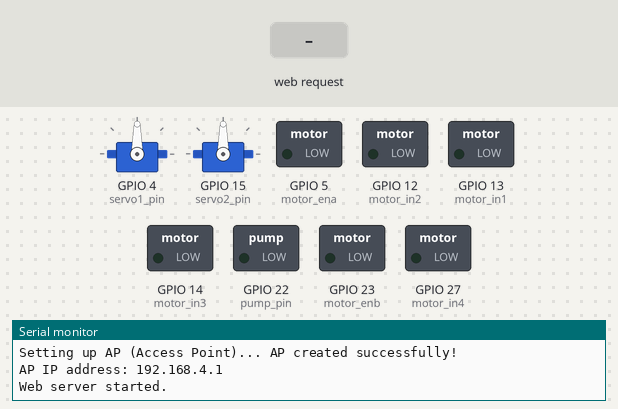
Simulated run of this sketch. Board: ESP32. On the bench: 2 × servo, switched loads named in the sketch (green lamp = pin HIGH), the last lines printed to the serial monitor. The inputs (shaded band) are chosen by the test bench.

Above: at 1.2 s.
1.3 s: HTTP request GET /control?action=forward received
At 2.5 s:
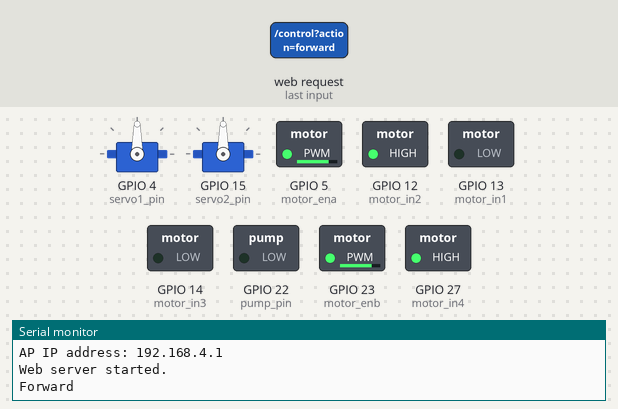
2.8 s: HTTP request GET /control?action=backward received
At 3.7 s:
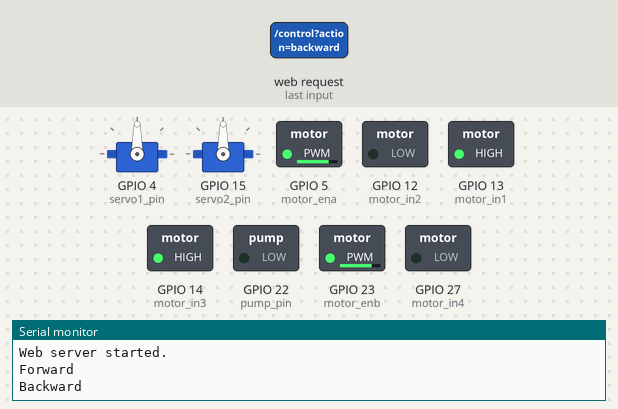
4.3 s: HTTP request GET /control?action=left received
At 4.9 s:
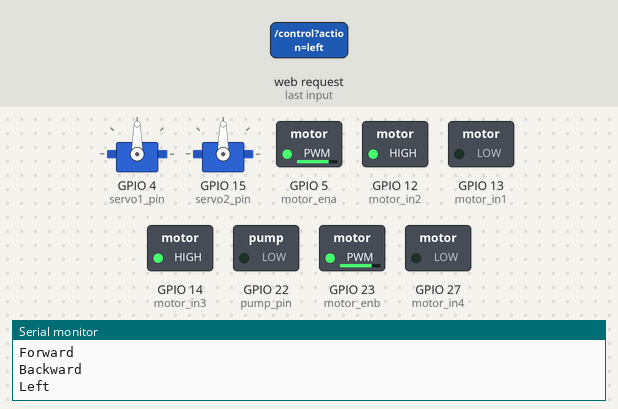
5.8 s: HTTP request GET /control?action=right received
At 7.2 s:
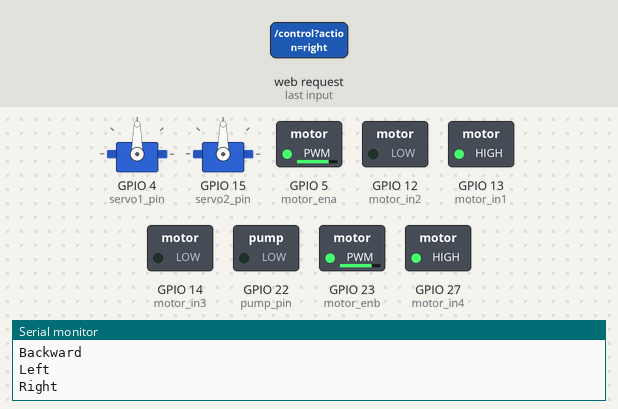
Timing chart, 0 to 8.3 s (numbered marks = the images above; inputs shaded):
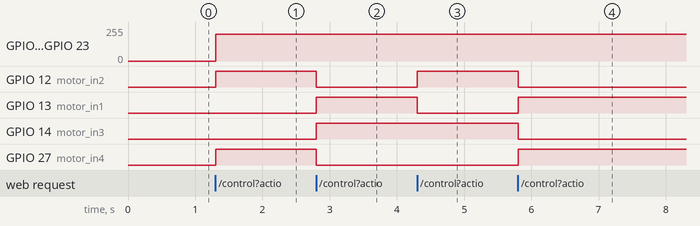

Measured:
- after the input at 1.3 s, GPIO 5 (motor_ena), GPIO 23 (motor_enb): 0/255 → 200/255 at once; GPIO 12 (motor_in2), GPIO 27 (motor_in4): LOW → HIGH at once
- after the input at 2.8 s, GPIO 12 (motor_in2), GPIO 27 (motor_in4): HIGH → LOW at once; GPIO 13 (motor_in1), GPIO 14 (motor_in3): LOW → HIGH at once
- after the input at 4.3 s, GPIO 12 (motor_in2): LOW → HIGH at once; GPIO 13 (motor_in1): HIGH → LOW at once
- after the input at 5.8 s, GPIO 12 (motor_in2), GPIO 14 (motor_in3): HIGH → LOW at once; GPIO 13 (motor_in1), GPIO 27 (motor_in4): LOW → HIGH at once

The sketch:

esp32_web_car.ino
```cpp
#include <WiFi.h>
#include <AsyncTCP.h>
#include <ESPAsyncWebServer.h>
#include <ESP32Servo.h> // Include the ESP32 Servo library for ESP32 compatibility

// WiFi Access Point (AP) credentials
const char* ssid = "ESP32_Car_Control";
const char* password = "12345678";

// GPIO pins for motor control (Example with L298N)
const int motor_in1 = 13;
const int motor_in2 = 12;
const int motor_in3 = 14;
const int motor_in4 = 27;
const int motor_ena = 5;   // PWM pin for speed control A
const int motor_enb = 23; // PWM pin for speed control B

// GPIO pin for water pump control
// Changed pump_pin from 2 to 22 to avoid conflicts and potential boot issues with GPIO2
const int pump_pin = 22; // Pin connected to the Relay module

// GPIO pins for servo control
const int servo1_pin = 4; // Servo for horizontal movement (e.g., pan)
const int servo2_pin = 15; // Servo for vertical movement (e.g., tilt)

// Pump state variable
bool pump_state = false; // true = on, false = off

// Servo objects
Servo servo1;
Servo servo2;

// Servo current positions and limits
int servo1_pos = 90; // Initial position for servo 1 (center)
int servo2_pos = 90; // Initial position for servo 2 (center)
const int servo_min_angle = 0;
const int servo_max_angle = 180;
const int servo_step = 5; // Degrees per button press

// Initialize AsyncWebServer on port 80 (HTTP)
AsyncWebServer server(80);

// Motor control function
void setMotorDirection(int in1, int in2, int in3, int in4, int enaPin, int enbPin, int speedA, int speedB) {
  analogWrite(enaPin, speedA);
  analogWrite(enbPin, speedB);
  digitalWrite(motor_in1, in1);
  digitalWrite(motor_in2, in2);
  digitalWrite(motor_in3, in3);
  digitalWrite(motor_in4, in4);
}

void moveForward() {
  Serial.println("Forward");
  setMotorDirection(LOW, HIGH, LOW, HIGH, motor_ena, motor_enb, 200, 200);
}

void moveBackward() {
  Serial.println("Backward");
  setMotorDirection(HIGH, LOW, HIGH, LOW, motor_ena, motor_enb, 200, 200);
}

void turnLeft() {
  Serial.println("Left");
  setMotorDirection(LOW, HIGH, HIGH, LOW, motor_ena, motor_enb, 200, 200);
}

void turnRight() {
  Serial.println("Right");
  setMotorDirection(HIGH, LOW, LOW, HIGH, motor_ena, motor_enb, 200, 200);
}

void stopCar() {
  Serial.println("Stop");
  setMotorDirection(LOW, LOW, LOW, LOW, motor_ena, motor_enb, 0, 0);
}

// Water pump control function
void controlPump(bool state) {
  pump_state = state;
  digitalWrite(pump_pin, pump_state ? HIGH : LOW); // HIGH or LOW depending on your relay type
  Serial.print("Pump: ");
  Serial.println(pump_state ? "On" : "Off");
}

// Servo control functions
void controlServo1(int delta) {
  servo1_pos = servo1_pos + delta;
  if (servo1_pos < servo_min_angle) servo1_pos = servo_min_angle;
  if (servo1_pos > servo_max_angle) servo1_pos = servo_max_angle;
  servo1.write(servo1_pos);
  Serial.print("Servo1: ");
  Serial.println(servo1_pos);
}

void controlServo2(int delta) {
  servo2_pos = servo2_pos + delta;
  if (servo2_pos < servo_min_angle) servo2_pos = servo_min_angle;
  if (servo2_pos > servo_max_angle) servo2_pos = servo_max_angle;
  servo2.write(servo2_pos);
  Serial.print("Servo2: ");
  Serial.println(servo2_pos);
}


void setup() {
  Serial.begin(115200);

  // Configure motor GPIO pins
  pinMode(motor_in1, OUTPUT);
  pinMode(motor_in2, OUTPUT);
  pinMode(motor_in3, OUTPUT);
  pinMode(motor_in4, OUTPUT);
  pinMode(motor_ena, OUTPUT);
  pinMode(motor_enb, OUTPUT);
  stopCar(); // Ensure the car is stopped at startup

  // Configure pump GPIO pin
  pinMode(pump_pin, OUTPUT);
  controlPump(false); // Ensure pump is off at startup

  // Allow allocation of all timers to servos
  ESP32PWM::allocateTimer(0);
  ESP32PWM::allocateTimer(1);
  ESP32PWM::allocateTimer(2);
  ESP32PWM::allocateTimer(3);

  // Attach servos and set initial positions
  servo1.setPeriodHertz(50); // Standard 50hz servo
  servo2.setPeriodHertz(50); // Standard 50hz servo
  servo1.attach(servo1_pin, 1000, 2000); // Attach servo1 to pin, min/max microseconds for 0 and 180 degrees
  servo2.attach(servo2_pin, 1000, 2000); // Attach servo2 to pin, min/max microseconds for 0 and 180 degrees
  servo1.write(servo1_pos);
  servo2.write(servo2_pos);

  // Start ESP32 in Access Point (AP) mode
  Serial.print("Setting up AP (Access Point)... ");
  // IP Address for the AP (usually 192.168.4.1 is default for ESP32 AP)
  IPAddress local_IP(192, 168, 4, 1);
  IPAddress gateway_IP(192, 168, 4, 1);
  IPAddress subnet_Mask(255, 255, 255, 0);

  WiFi.softAPConfig(local_IP, gateway_IP, subnet_Mask);
  bool result = WiFi.softAP(ssid, password);
  if(result == true) {
    Serial.println("AP created successfully!");
  } else {
    Serial.println("AP creation failed!");
  }

  Serial.print("AP IP address: ");
  Serial.println(WiFi.softAPIP());

  // Define Web Server handlers

  // Main page
  server.on("/", HTTP_GET, [](AsyncWebServerRequest *request){
    request->send(200, "text/html", R"rawliteral(
      <!DOCTYPE html>
<html>
  <head>
    <meta name="viewport" content="width=device-width, initial-scale=1" />
    <title>ESP32 Car Control</title>
    <style>
      :root {
        --bg-color: #f4f7f6;
        --container-bg: white;
        --text-color: #333;
        --primary-btn-bg: #007bff;
        --stop-btn-bg: #dc3545;
        --water-btn-bg: #28a745;
        --servo-btn-bg: #ffc107;
        --shadow-light: rgba(0, 0, 0, 0.1);
        --shadow-medium: rgba(0, 0, 0, 0.2);
      }

      /* Sử dụng box-sizing toàn cục để kiểm soát kích thước dễ hơn */
      html {
        box-sizing: border-box;
      }
      *,
      *:before,
      *:after {
        box-sizing: inherit;
      }

      body {
        font-family: -apple-system, BlinkMacSystemFont, "Segoe UI", Roboto,
          Helvetica, Arial, sans-serif;
        text-align: center;
        margin: 0;
        background-color: var(--bg-color);
        /* Bỏ padding ở body để container có thể chiếm toàn bộ không gian */
      }

      .container {
        width: 100vw; /* Chiếm toàn bộ chiều rộng */
        height: 100svh; /* Chiếm toàn bộ chiều cao thực tế của viewport */
        margin: 0;
        background: var(--container-bg);
        padding: clamp(10px, 2svh, 20px); /* Padding theo chiều cao màn hình */
        border-radius: 0; /* Bỏ border-radius khi full-screen */
        box-shadow: none;

        /* Cấu trúc flex để quản lý không gian dọc */
        display: flex;
        flex-direction: column;
        align-items: center;
        justify-content: flex-start; /* Bắt đầu từ trên xuống */
        overflow: hidden; /* Cốt lõi: Cấm cuộn trang trong container */
      }

      h1 {
        color: var(--text-color);
        margin: 0 0 clamp(5px, 2svh, 15px) 0;
        font-size: clamp(
          1.5em,
          5svh,
          2.2em
        ); /* Kích thước font theo chiều cao */
        flex-shrink: 0; /* Không cho phép tiêu đề bị co lại */
      }

      .control-sections-wrapper {
        display: flex;
        flex-direction: column;
        width: 100%;
        align-items: center;
        justify-content: center;
        gap: clamp(15px, 2svh, 20px);

        /* Cốt lõi: Cho phép wrapper này lấp đầy không gian còn lại */
        flex-grow: 1;
        min-height: 0; /* Một mẹo flexbox để cho phép co lại đúng cách */
      }

      .car-control-section,
      .pump-servo-section {
        display: flex;
        flex-direction: column;
        align-items: center;
        justify-content: center; /* Căn giữa nội dung bên trong */
        padding: clamp(5px, 2vw, 15px);
        border-radius: 8px;
        background-color: #fcfcfc;
        box-shadow: 0 2px 5px rgba(0, 0, 0, 0.05);
        width: clamp(280px, 90%, 400px);
      }

      .car-control-grid,
      .servo-control-grid {
        display: grid;
        gap: clamp(8px, 1.5vw, 12px);
        width: 100%;
        max-width: 250px;
      }

      .car-control-grid {
        grid-template-areas:
          ". forward ."
          "left stop right"
          ". backward .";
      }

      .servo-control-grid {
        grid-template-areas:
          ". servo-up ."
          "servo-left water-btn servo-right"
          ". servo-down .";
        max-width: 220px;
      }

      .btn {
        padding: clamp(10px, 2.5vw, 15px);
        font-size: clamp(0.9rem, 2vw, 1rem);
        cursor: pointer;
        border: none;
        border-radius: 8px;
        color: white;
        background-color: var(--primary-btn-bg);
        transition: transform 0.1s ease;
        -webkit-tap-highlight-color: transparent;
      }

      /* Các style khác của .btn giữ nguyên */
      .btn.forward {
        grid-area: forward;
      }
      .btn.left {
        grid-area: left;
      }
      .btn.right {
        grid-area: right;
      }
      .btn.backward {
        grid-area: backward;
      }
      .btn.stop {
        grid-area: stop;
        background-color: var(--stop-btn-bg);
      }
      .btn.water {
        grid-area: water-btn;
        background-color: var(--water-btn-bg);
      }
      .btn.servo {
        background-color: var(--servo-btn-bg);
        color: #333;
      }
      .btn.servo-up {
        grid-area: servo-up;
      }
      .btn.servo-left {
        grid-area: servo-left;
      }
      .btn.servo-right {
        grid-area: servo-right;
      }
      .btn.servo-down {
        grid-area: servo-down;
      }
      .btn:active {
        transform: scale(0.95);
      }

      .status-display {
        font-weight: bold;
        margin-top: 5px;
        color: #555;
        font-size: clamp(0.75rem, 1.8svh, 0.9rem);
      }

      /* --- Media Query CHÍNH cho chế độ màn hình ngang --- */
      @media screen and (orientation: landscape) {
        .container {
          justify-content: center; /* Căn giữa toàn bộ nội dung trong không gian ngang */
        }

        .control-sections-wrapper {
          flex-direction: row; /* Đặt 2 khối điều khiển cạnh nhau */
          align-items: center; /* Căn giữa theo chiều dọc */
          justify-content: space-evenly; /* Phân bố đều không gian */
          gap: 15px;
        }

        .car-control-section,
        .pump-servo-section {
          width: clamp(220px, 45%, 300px); /* Điều chỉnh lại chiều rộng */
          height: 90%; /* Giới hạn chiều cao của các box */
          padding: 10px;
        }

        .car-control-grid,
        .servo-control-grid {
          gap: clamp(5px, 1.5vw, 10px); /* Giảm khoảng cách nút */
          width: 100%;
          height: 100%;
          flex-grow: 1; /* Cho phép grid lấp đầy không gian trong section */
          align-content: center; /* Căn các hàng grid vào giữa */
        }

        .btn {
          padding: clamp(8px, 2vh, 12px); /* Padding theo chiều cao màn hình */
        }
      }
    </style>
  </head>
  <body>
    <div class="container">
      <h1>ESP32 Car Control</h1>

      <div class="control-sections-wrapper">
        <div class="car-control-section">
          <div class="car-control-grid">
            <button
              class="btn forward"
              ontouchstart="sendAction(event, 'forward')"
              ontouchend="sendAction(event, 'stop')"
              onmousedown="sendAction(event, 'forward')"
              onmouseup="sendAction(event, 'stop')"
            >
              Forward
            </button>
            <button
              class="btn left"
              ontouchstart="sendAction(event, 'left')"
              ontouchend="sendAction(event, 'stop')"
              onmousedown="sendAction(event, 'left')"
              onmouseup="sendAction(event, 'stop')"
            >
              Left
            </button>
            <button
              class="btn stop"
              ontouchstart="sendAction(event, 'stop')"
              ontouchend="sendAction(event, 'stop')"
              onmousedown="sendAction(event, 'stop')"
              onmouseup="sendAction(event, 'stop')"
            >
              Stop
            </button>
            <button
              class="btn right"
              ontouchstart="sendAction(event, 'right')"
              ontouchend="sendAction(event, 'stop')"
              onmousedown="sendAction(event, 'right')"
              onmouseup="sendAction('stop')"
            >
              Right
            </button>
            <button
              class="btn backward"
              ontouchstart="sendAction(event, 'backward')"
              ontouchend="sendAction(event, 'stop')"
              onmousedown="sendAction(event, 'backward')"
              onmouseup="sendAction('stop')"
            >
              Backward
            </button>
          </div>
        </div>

        <div class="pump-servo-section">
          <div class="servo-control-grid">
            <button
              class="btn servo servo-up"
              ontouchstart="sendServoAction(event, 'servo1_up')"
              ontouchend="event.preventDefault()"
              onmousedown="sendServoAction(event, 'servo1_up')"
              onmouseup="event.preventDefault()"
            >
              Up
            </button>
            <button
              class="btn servo servo-left"
              ontouchstart="sendServoAction(event, 'servo2_down')"
              ontouchend="event.preventDefault()"
              onmousedown="sendServoAction(event, 'servo2_down')"
              onmouseup="event.preventDefault()"
            >
              Left
            </button>
            <button
              class="btn water"
              ontouchstart="sendPumpAction(event, 'on')"
              ontouchend="sendPumpAction(event, 'off')"
              onmousedown="sendPumpAction(event, 'on')"
              onmouseup="sendPumpAction(event, 'off')"
            >
              Spray Water
            </button>
            <!-- Changed to press-and-hold -->
            <button
              class="btn servo servo-right"
              ontouchstart="sendServoAction(event, 'servo2_up')"
              ontouchend="event.preventDefault()"
              onmousedown="sendServoAction(event, 'servo2_up')"
              onmouseup="event.preventDefault()"
            >
              Right
            </button>
            <button
              class="btn servo servo-down"
              ontouchstart="sendServoAction(event, 'servo1_down')"
              ontouchend="event.preventDefault()"
              onmousedown="sendServoAction(event, 'servo1_down')"
              onmouseup="event.preventDefault()"
            >
              Down
            </button>
          </div>
          <div class="status-display">
            Pump State: <span id="pumpState">Off</span>
          </div>
          <div class="status-display">
            Servo1 (Pan): <span id="servo1State">90</span>&deg;
          </div>
          <div class="status-display">
            Servo2 (Tilt): <span id="servo2State">90</span>&deg;
          </div>
        </div>
      </div>
    </div>

    <script>
      function sendAction(event, action) {
        if (event.cancelable) {
          event.preventDefault();
        }
        console.log("Sending car action: " + action);
        var xhr = new XMLHttpRequest();
        xhr.open("GET", "/control?action=" + action, true);
        xhr.send();
      }

      // New function for pump press-and-hold control
      function sendPumpAction(event, state) {
        if (event.cancelable) {
          event.preventDefault();
        }
        console.log("Setting pump state: " + state);
        var xhr = new XMLHttpRequest();
        xhr.onreadystatechange = function () {
          if (this.readyState == 4 && this.status == 200) {
            document.getElementById("pumpState").innerText = this.responseText;
          }
        };
        xhr.open("GET", "/pump_control?action=" + state, true); // Changed endpoint to /pump_control
        xhr.send();
      }

      function sendServoAction(event, action) {
        if (event.cancelable) {
          event.preventDefault();
        }
        console.log("Sending servo action: " + action);
        var xhr = new XMLHttpRequest();
        xhr.onreadystatechange = function () {
          if (this.readyState == 4 && this.status == 200) {
            const response = JSON.parse(this.responseText);
            if (response.servo1_pos !== undefined) {
              document.getElementById("servo1State").innerText =
                response.servo1_pos;
            }
            if (response.servo2_pos !== undefined) {
              document.getElementById("servo2State").innerText =
                response.servo2_pos;
            }
          }
        };
        xhr.open("GET", "/servo_control?action=" + action, true);
        xhr.send();
      }

      // Update all states on page load
      window.onload = function () {
        // Get pump state
        var pumpXhr = new XMLHttpRequest();
        pumpXhr.onreadystatechange = function () {
          if (this.readyState == 4 && this.status == 200) {
            document.getElementById("pumpState").innerText = this.responseText;
          }
        };
        pumpXhr.open("GET", "/getPumpState", true);
        pumpXhr.send();

        // Get servo states
        var servoXhr = new XMLHttpRequest();
        servoXhr.onreadystatechange = function () {
          if (this.readyState == 4 && this.status == 200) {
            const response = JSON.parse(this.responseText);
            document.getElementById("servo1State").innerText =
              response.servo1_pos;
            document.getElementById("servo2State").innerText =
              response.servo2_pos;
          }
        };
        servoXhr.open("GET", "/getServoState", true);
        servoXhr.send();
      };
    </script>
  </body>
</html>

    )rawliteral");
  });

  // Handler for car control commands
  server.on("/control", HTTP_GET, [](AsyncWebServerRequest *request){
    String action = request->arg("action");
    if (action == "forward") {
      moveForward();
    } else if (action == "backward") {
      moveBackward();
    } else if (action == "left") {
      turnLeft();
    } else if (action == "right") {
      turnRight();
    } else if (action == "stop") {
      stopCar();
    }
    request->send(200, "text/plain", "OK");
  });

  // New handler for explicit pump control (on/off)
  server.on("/pump_control", HTTP_GET, [](AsyncWebServerRequest *request){
    String action = request->arg("action");
    if (action == "on") {
      controlPump(true);
    } else if (action == "off") {
      controlPump(false);
    }
    request->send(200, "text/plain", pump_state ? "On" : "Off");
  });


  // Handler for servo control commands
  server.on("/servo_control", HTTP_GET, [](AsyncWebServerRequest *request){
    String action = request->arg("action");
    if (action == "servo1_up") {
      controlServo1(servo_step);
    } else if (action == "servo1_down") {
      controlServo1(-servo_step);
    } else if (action == "servo2_up") {
      controlServo2(servo_step);
    } else if (action == "servo2_down") {
      controlServo2(-servo_step);
    }
    String jsonResponse = "{\"servo1_pos\":" + String(servo1_pos) + ",\"servo2_pos\":" + String(servo2_pos) + "}";
    request->send(200, "application/json", jsonResponse);
  });

  // Handler to get current water pump state
  server.on("/getPumpState", HTTP_GET, [](AsyncWebServerRequest *request){
    request->send(200, "text/plain", pump_state ? "On" : "Off");
  });

  // Handler to get current servo states
  server.on("/getServoState", HTTP_GET, [](AsyncWebServerRequest *request){
    String jsonResponse = "{\"servo1_pos\":" + String(servo1_pos) + ",\"servo2_pos\":" + String(servo2_pos) + "}";
    request->send(200, "application/json", jsonResponse);
  });

  // Start Web Server
  server.begin();
  Serial.println("Web server started.");
}

void loop() {
  // Nothing needed in loop() as AsyncWebServer handles requests asynchronously
}
```
